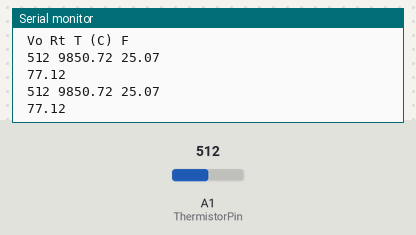
A sketch run on a simulated Arduino Uno, built with avr-gcc and run on an emulated ATmega328P. On the bench: the last lines printed to the serial monitor. Inputs (shaded band) come from the test bench; at power-on: A1 (ThermistorPin) = 512.

Above: at 2.8 s.
2.9 s: A1 (ThermistorPin) set to 0
At 5.5 s:
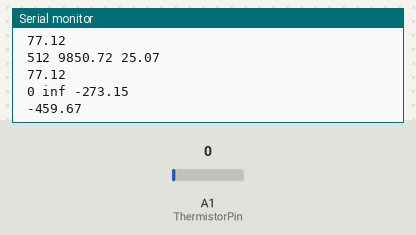
7.5 s: A1 (ThermistorPin) set to 122
At 8.9 s:
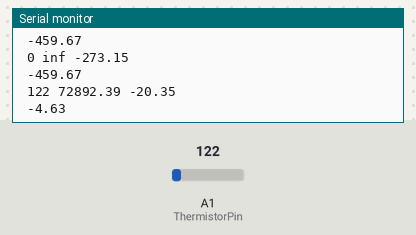
Timing chart, 0 to 10.5 s (numbered marks = the images above; inputs shaded):
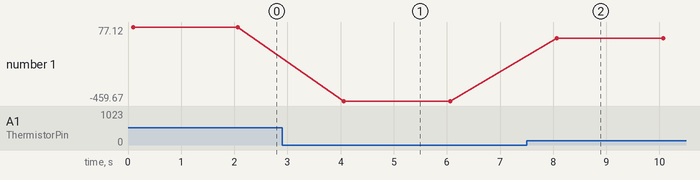

The sketch:

Program.ino
```cpp
// File: ThermistorTemperature.pde
//
// Use a voltage divider to indicate electrical resistance of a thermistor.
// Convert the resistance to temperature.
// -- setup() is executed once when sketch is downloaded or Arduino is reset
void setup() {
Serial.begin(9600); // open serial port and set data rate to 9600 bps
Serial.println("Thermistor temperature measurement:");
Serial.println("Fahernhit measurement:");
Serial.println("\n Vo Rt T (C) F");
}
// -- loop() is repeated indefinitely
void loop() {
int ThermistorPin = 1; // Analog input pin for thermistor voltage
int Vo; // Integer value of voltage reading
int Fahernhit;
float R = 9870.0; // Fixed resistance in the voltage divider
float logRt,Rt,T,F;
float c1 = 1.009249522e-03, c2 = 2.378405444e-04, c3 = 2.019202697e-07;
Vo = analogRead(ThermistorPin);
Rt = R*( 1023.0 / (float)Vo - 1.0 );
logRt = log(Rt);
T = ( 1.0 / (c1 + c2*logRt + c3*logRt*logRt*logRt ) ) - 273.15;
F = T*9/5+32;

Serial.print(" "); Serial.print(Vo);
Serial.print(" "); Serial.print(Rt);
Serial.print(" "); Serial.println(T);
Serial.print(" "); Serial.println(F);
delay(2000);
}
```

Measured:
- after the input at 2.9 s, the serial monitor: prints a new line after 1.1 s (image 1)
- after the input at 7.5 s, the serial monitor: prints a new line after 0.55 s (image 2)
- plotted number 1: 77.12 → -459.67 after the input at 2.9 s, -459.67 → -4.63 after the input at 7.5 s
